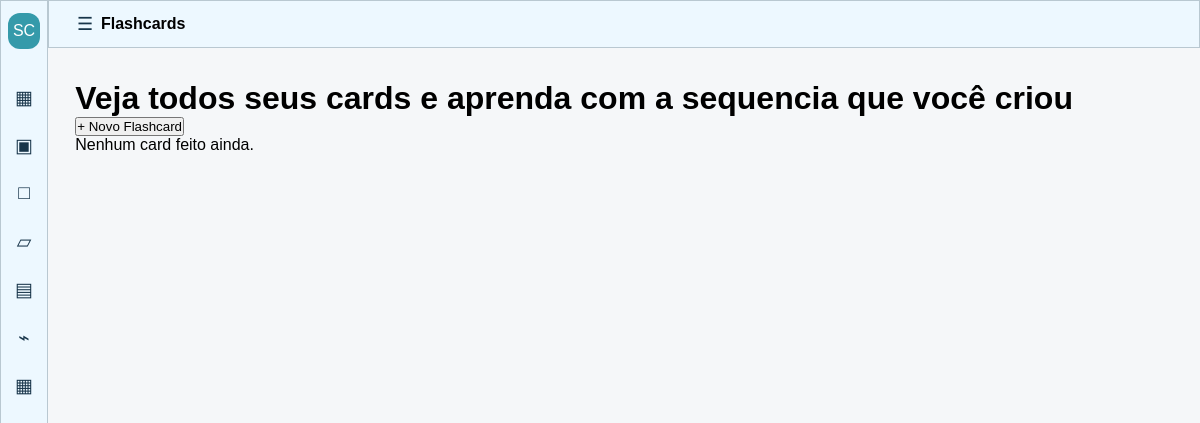
Page /flashcard on the earlier database version.
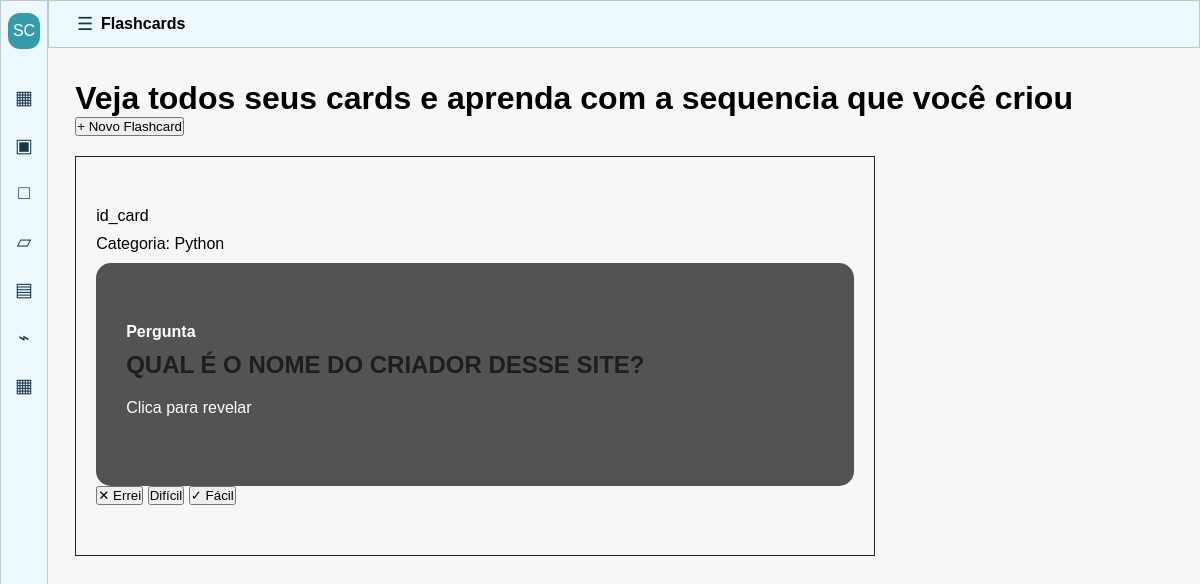
Same page on the later database version.
### simulado_e_cards/models.py (models this page shows)
class Card(database.Model):
    id = database.Column(database.Integer(), primary_key=True)
    card_pergunta = database.Column(database.String(), nullable=False)
    card_resposta = database.Column(database.String(), nullable=False)
    card_categoria = database.Column(database.String(), nullable=False)
    materia_id = database.Column(database.Integer(), ForeignKey('materia.id'), nullable=False)

### simulado_e_cards/routes.py (the view, shortened to what this page needs)
@app.route('/flashcard', methods=['GET', 'POST'])
def flashcard():
    form_card_conectado = FormCardconectado()
    materias = Materia.query.all()
    form_card_conectado.materia_id.choices = [
        (materia.id, materia.nome_materia)
        for materia in materias
    ]
    cards = Card.query.all()
    return render_template('flashcards.html', form_card_conectado=form_card_conectado, cards=cards, materias=materias)

### simulado_e_cards/templates/flashcards.html (shortened to what this page needs)
{% extends 'base.html' %}
{% block body %}
<h1>Veja todos seus cards e aprenda com a sequencia que você criou</h1>
<button type="button" commandfor="modal" command="show-modal">+ Novo Flashcard</button>
{% for card in cards %}
<div class="card-container">
    <p>id_card</p>
    <p>Categoria: {{ card.card_categoria }}</p>
    <label for="virar-card-{{ card.id }}" class="card">
        <div class="pergunta">
            <h4>Pergunta</h4>
            <h2>{{ card.card_pergunta }}</h2>
            <p class="botao">Clica para revelar</p>
        </div>
        <div class="resposta">
            <p>Resposta</p>
            <h2>{{ card.card_resposta }}</h2>
            <p class="botao">Clica para revelar</p>
        </div>
    </label>
    <form method="POST">
        <button type="submit" name="resultado" value="errei">
            ✕ Errei
        </button>
        <button type="submit" name="resultado" value="dificil">
            Difícil
        </button>
        <button type="submit" name="resultado" value="facil">
            ✓ Fácil
        </button>
    </form>
{% else %}
    <p class="vazio">Nenhum card feito ainda.</p>
{% endfor %}
</div>
{% endblock %}

### simulado_e_cards/templates/base.html (shortened to what this page needs)
<!DOCTYPE html>
<html lang="pt-BR">
<head>
    <link rel="stylesheet" href="{{ url_for('static', filename='css/base.css') }}">
    <link rel="stylesheet" href="{{ url_for('static', filename='css/materia.css') }}">
    <link rel="stylesheet" href="{{ url_for('static', filename='css/flashcard.css') }}">
    <link rel="stylesheet" href="{{ url_for('static', filename='css/nav.css') }}">
</head>
<body>
{% include 'nav.html' %}
<main id="conteudo-principal">
    {% block body %}
    {% endblock %}
</main>
</body>
</html>

### simulado_e_cards/templates/nav.html (shortened to what this page needs)
<div class="open-menu">
<aside class="sidebar-top">
    <label for="menu-toggle" class="menu-button">
        ☰
    </label>
    <h4>
        {% if request.endpoint == 'painel' %}
            Dashboard
        {% elif request.endpoint == 'materias' %}
            Materias
        {% elif request.endpoint == 'flashcard' %}
            Flashcards
        {% endif %}
    </h4>
</aside>
<aside class="sidebar">
    <div class="logo">
        SC
    </div>
    <nav class="menu">
        <a href="/">
            <span class="icon">▦</span>
        </a>
        <a href="{{ url_for('materias') }}">
            <span class="icon">▣</span>
        </a>
        <a href="{{ url_for('flashcard') }}">
            <span class="icon">□</span>
        </a>
        <a href="/camadas">
            <span class="icon">▱</span>
        </a>
        <a href="/tarefas">
            <span class="icon">▤</span>
        </a>
        <a href="/relatorios">
            <span class="icon">⌁</span>
        </a>
        <a href="/calendario">
            <span class="icon">▦</span>
        </a>
    </nav>
</aside>
</div>

### simulado_e_cards/static/css/base.css (style rules this page uses)
* { box-sizing: border-box; margin: 0; padding: 0; }
:root { --borda-preto: #222; --bg-preto: #111111b6; }
body { font-family: Arial, sans-serif; background: #f5f7f9; }
main { padding: 5rem 1.70rem; }

### simulado_e_cards/static/css/flashcard.css (style rules this page uses)
* { box-sizing: border-box; margin: 0; padding: 0; }
:root { --borda-preto: #222; --bg-preto: #111111b6; }
.card-container { display: flex; flex-direction: column; width: 800px; height: 400px; perspective: 1500px; margin: 20px 0 20px 0; padding: 50px 20px; border: 1px solid var(--borda-preto); }
.card { width: 100%; height: 100%; position: relative; transform-style: preserve-3d; transition: transform 0.6s; }
.card h4, .card h2, .card p, .card-container p { margin-bottom: 10px; }
.card h2 { text-transform: uppercase; color: rgba(0, 0, 0, 0.651); }
.pergunta, .resposta { position: absolute; width: 100%; height: 100%; display: flex; flex-direction: column; justify-content: center; border-radius: 15px; padding: 30px; background: var(--bg-preto); color: white; backface-visibility: hidden; }
.resposta { transform: rotateY(180deg); }
.botao { margin-top: 10px; color: white; border-radius: 8px; cursor: pointer; }

### simulado_e_cards/static/css/nav.css (style rules this page uses)
.open-menu { position: relative; }
.sidebar-top { position: fixed; top: 0; left: 48px; width: calc(100% - 48px); height: 48px; background: #edf8ff; border: 1px solid #b9c8d1; display: flex; align-items: center; padding: 0 20px; transition: left .3s ease, width .3s ease; z-index: 1100; }
.sidebar { position: fixed; top: 0; left: 0; width: 48px; height: 100vh; background: #edf8ff; border: 1px solid #b9c8d1; display: flex; flex-direction: column; align-items: center; padding: 12px 6px; transition: width .3s ease; z-index: 1000; }
.logo { width: 32px; height: 36px; flex-shrink: 0; border-radius: 12px; background: #359aaa; color: white; display: flex; align-items: center; justify-content: center; margin-bottom: 28px; }
.menu-button { width: 32px; height: 32px; padding: 0; border-radius: 10px; display: flex; align-items: center; justify-content: center; cursor: pointer; color: #18354a; font-size: 18px; transition: .3s ease; }
.menu { width: 100%; display: flex; flex-direction: column; gap: 8px; }
.menu a { height: 40px; width: 100%; display: flex; align-items: center; text-decoration: none; color: #18354a; border-radius: 9px; overflow: hidden; transition: background .2s; }
.icon { min-width: 34px; display: flex; align-items: center; justify-content: center; font-size: 19px; }
main { margin-left: 48px; transition: margin-left .3s ease; }

Differences in the rows shown:
added Card: card_categoria "Python", card_pergunta "QUAL É O NOME DO CRIADOR DESSE SITE?", card_resposta "KAUAN MEDEIROS MARINS"
Other differences:
text no longer shown: "Nenhum card feito ainda."
